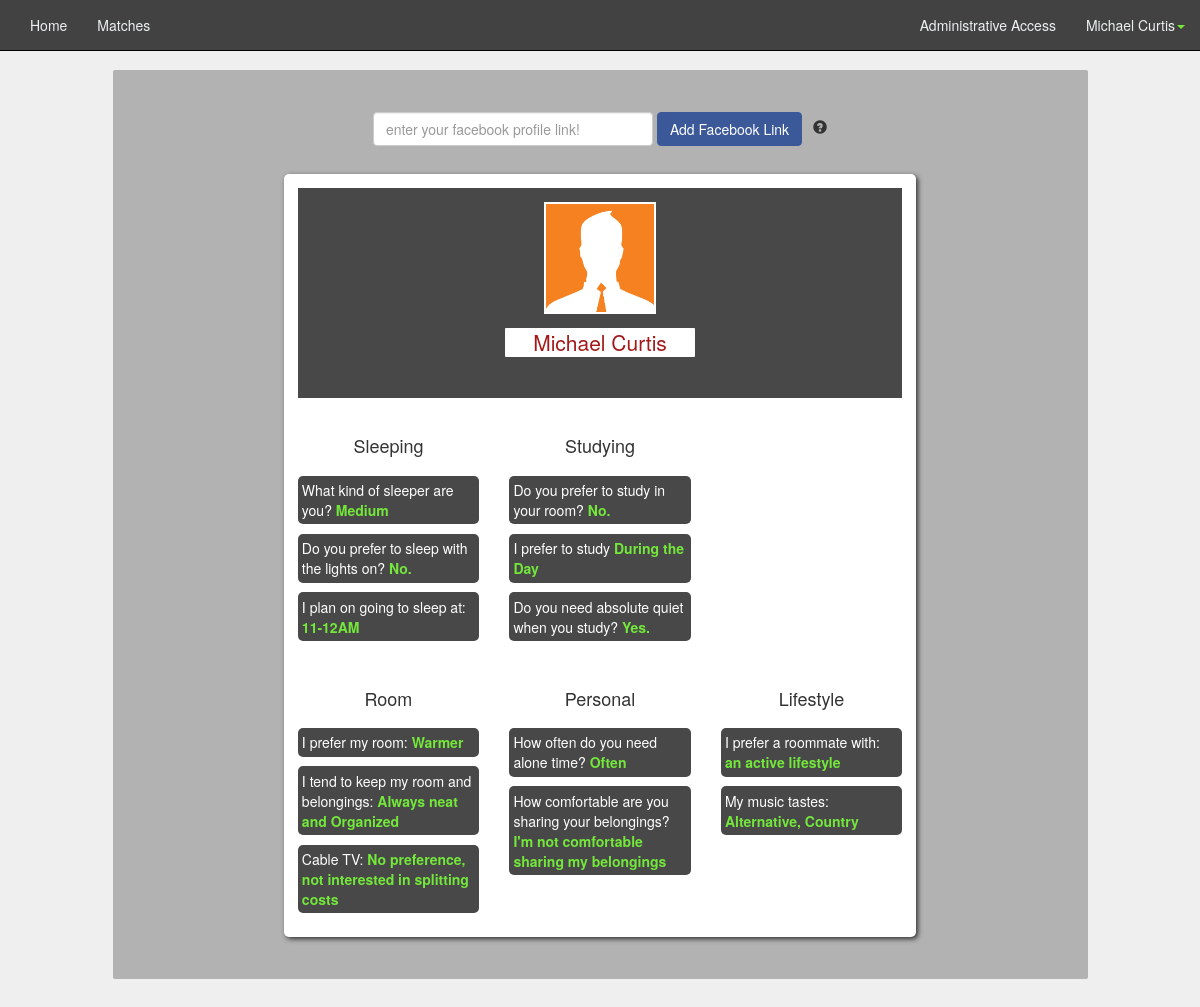
The app's page /profile.php (signed in) with its own data.
### tables this page shows
CREATE TABLE `user` (
`id` int(11) NOT NULL,
  `picture` varchar(50) NOT NULL,
  `password` varchar(64) NOT NULL,
  `first_name` varchar(20) NOT NULL,
  `last_name` varchar(30) NOT NULL,
  `account_type` varchar(20) NOT NULL,
  `email` varchar(50) NOT NULL,
  `facebook` varchar(50) NOT NULL DEFAULT 'https://www.facebook.com/yourusername',
  `public` tinyint(4) NOT NULL DEFAULT '1',
  `gender` int(11) NOT NULL COMMENT '0 = female 1 = male',
  `status` smallint(6) NOT NULL COMMENT '0 = new student, 1 = current student'
);

CREATE TABLE `tabs` (
`id` int(11) NOT NULL,
  `name` varchar(30) NOT NULL
);

CREATE TABLE `options` (
`id` int(11) NOT NULL,
  `name` varchar(50) NOT NULL,
  `question_id` int(11) NOT NULL,
  `value_index` int(11) NOT NULL
);

CREATE TABLE `questions` (
`id` int(11) NOT NULL,
  `question` varchar(500) NOT NULL,
  `tab_id` int(11) NOT NULL,
  `type_id` int(11) NOT NULL
);

CREATE TABLE `answers` (
`id` int(11) NOT NULL,
  `user_id` int(11) NOT NULL,
  `question_id` int(11) NOT NULL,
  `value` int(11) NOT NULL,
  `preference_rating` int(11) DEFAULT NULL COMMENT 'numbers 1-5'
);

### classes/PageChecker.php (called while the page is built, shortened)
<?php
	class PageChecker
	{
		public function isPage($page = null)
		{
			return false;
		}
	}
?>

### classes/DB.php (called while the page is built, shortened)
<?php
class DB
{
	private static $_instance = null;
	private $_pdo,
	 		$_query,
	 		$_error = false,
	  		$_results,
	  		$_count = 0;
	private function __construct()
	{
		try
		{
			$this->_pdo = new PDO('mysql:host=' . Config::get('mysql/host') . ';dbname='. Config::get('mysql/db'), Config::get('mysql/username'), Config::get('mysql/password'));
		}
		catch(PDOException $e)
		{
			die($e->getMessage());
		}
	}
	public static function getInstance()
	{
		if(!isset(self::$_instance))
		{
			self::$_instance = new DB();
		}
		return self::$_instance;
	}
	public function query($sql, $params = array())
	{
		$this->_error = false;
		if($this->_query = $this->_pdo->prepare($sql))
		{
			$x = 1;
			if(count($params))
			{
				foreach($params as $param)
				{
					$this->_query->bindValue($x,$param);
					$x++;
				}
			}
			if($this->_query->execute())
			{
				$this->_results = $this->_query->fetchAll(PDO::FETCH_OBJ);
				$this->_count = $this->_query->rowCount();
			}
			else
			{
				$this->_error = true;
			}
		}
		return $this;
	}
	public function action($action, $table, $where = array())
	{
		if(count($where) === 3)
		{
			$operators = array('=','>','<','>=','<=');
			$field = $where[0];
			$operator = $where[1];
			$value = $where[2];
			if(in_array($operator, $operators))
			{
				$sql = "{$action} FROM {$table} WHERE {$field} {$operator} ?";
				if(!$this->query($sql, array($value))->error())
				{
					return $this;
				}
			}
		}
		return false;
	}
	public function get($table, $where)
	{
		return $this->action('SELECT *', $table, $where);
	}
	public function results()
	{
		return $this->_results;
	}
	public function error()
	{
		return $this->_error;
	}
	public function count()
	{
		return $this->_count;
	}
	public function first()
	{
		return $this->results()[0];
	}
}
?>

### classes/Config.php (called while the page is built)
<?php
class Config
{
	public static function get($path = null)
	{
		if($path)
		{
			$config = $GLOBALS['config'];
			$path = explode('/', $path);
			foreach($path as $bit)
			{
				if(isset($config[$bit]))
				{
					$config = $config[$bit];
				}
			}
			return $config;
		}
	}
}
?>

### classes/User.php (called while the page is built, shortened)
<?php
class User
{
	private $_db, $_data, $_sessionName, $_isLoggedIn, $_cookieName;
	public function __construct($user = null)
	{
		$this->_db = DB::getInstance();
		$this->_sessionName = Config::get('session/session_name');
		if(!$user)
		{
			if(Session::exists($this->_sessionName))
			{
				$user = Session::get($this->_sessionName);
				if($this->find($user))
				{
					$this->first_name = $this->data()->first_name;
					$this->last_name = $this->data()->last_name;
					$this->account_type = $this->data()->account_type;
				}
			}
		}
		else
		{
			$this->find($user);
		}
	}
	public function find($user = null)
	{
		if($user)
		{
			$field = (is_numeric($user)) ? 'id': 'username';
			$data = $this->_db->get('user', array($field, '=', $user));
			if($data->count())
			{
				$this->_data = $data->first();
				return true;
			}
		}
	}
	public function exists()
	{
		return (!empty($this->_data)) ? true : false;
	}
	public function data()
	{
		return $this->_data;
	}
}
?>

### classes/Session.php (called while the page is built, shortened)
<?php
class Session
{
	public static function exists($name)
	{
		return (isset($_SESSION[$name])) ? true : false;
	}
	public static function get($name)
	{
		return $_SESSION[$name];
	}
}
?>

### functions/sanitize.php (called while the page is built, shortened)
<?php
function escapeName($string)
{
	return htmlentities($string, ENT_COMPAT, 'UTF-8');
}
?>

### functions/get_profile.php (the view, shortened to what this page needs)
<?php
function getAnswersForProfile($profile_id)
{
	$db = DB::getInstance();
	$tabs = $db->query("SELECT * FROM tabs");
	$tabs = $tabs->results();
  	$userForProfile = new User($profile_id);
	$currentUser = new User();
	if($currentUser->getIsLoggedIn())
	{
		if($currentUser->data()->id==Input::get('id')||Input::get('id')=='')
		{
		  $userForProfile = $currentUser;
		}
	}
	echo '<div class="row spacing2">
		<div class="col-md-8 largeRankingWidget center-block">
			<div class="topBannerForWidget">
				<div class="row">
				<div class="col-md-10 center-block">
				<div class="row paddingTop1">
					<div class="profilePic col-md-3 center-block"></div>
				</div>
				<div class="row spacing1">
					<div class="col-md-5 col-sm-4 center-block profileName">
						<p class="text-center lead"><a class="profileLink" href="profile.php?id='.$profile_id.'">'.escapeName($userForProfile->first_name).' '.escapeName($userForProfile->last_name).'</a></p>
					</div>
				</div>';
			echo'<div id="facebookLinkArea" class="row">
					<div id="fb_edit_area_container" class="center-block col-md-4 text-center lead">';
			echo 	'</div>
				</div>';
		echo'	</div>
		</div>
			</div>';
			$counter = 1;
			echo '<div class="row spacing2">';
			$firstsection = true;
	foreach ($tabs as $tab) {
		if($firstsection != true)
			{
			if($counter >= 3){
				$counter = 0;
				echo '</div>
				<div class="row spacing2">';
			}
			echo '<div class="col-md-4">
				<div class="row">
					<div class="col-md-12">
						<h4 class="text-center">'.ucfirst(escapeName($tab->name)).'</h4>
					</div>
				</div>
				<div class="row">
					<div class="col-md-12">
						<ul class="noPadding">';
			$questions = $db->query("SELECT * FROM questions WHERE tab_id = ?", array($tab->id));
			$questions = $questions->results();
	    foreach($questions as $question)
	    {
				      $answers = $db->query("SELECT * FROM answers WHERE question_id = ? AND user_id = ".$profile_id."", array($question->id));
				      $answers = $answers->results();
					if($question->type_id != 1 && $question->type_id != 2)
					{
						$checkboxes = false;
						$first_item = true;
						if($question->type_id == 4) {$checkboxes = true;}
			      foreach($answers as $answer){
			        $answer_strings =  $db->query("SELECT * FROM options WHERE question_id = ? AND value_index = ".escapeName($answer->value)."", array($question->id));
			        $answer_strings = $answer_strings->results();
			        foreach($answer_strings as $answer_string)
			        {
								if($checkboxes == false) echo '<li>'. escapeName($question->question).' <strong>'.escapeName($answer_string->name).'</strong></li>';
								if($checkboxes == true && $first_item == false){
									echo ', '.escapeName($answer_string->name).'';
								}
								if($checkboxes == true && $first_item == true){
									echo '<li>'. escapeName($question->question).' <strong> '.escapeName($answer_string->name).'';
									$first_item = false;
								}
			        }
			      }
						if($checkboxes == true) {echo '</strong></li>';}
					} else
					{
						foreach($answers as $answer){
							$yesno = $answer->value;
							if($yesno == 0)
							{
								echo '<li>'. escapeName($question->question).' <strong>No.</strong></li>';
							} else{
								echo '<li>'. escapeName($question->question).' <strong>Yes.</strong></li>';
							}
						}
					}
	    }
			echo '</ul>
					</div>
						</div>
					</div>';
			$counter++;
		} else $firstsection = false;
  }
	echo '</div>';
	echo'</ul></div>
</div>';
}
?>

### navbar.php (shortened to what this page needs)
<?php $pageChecker = new PageChecker(); $user = new User(); ?>
<nav class="navbar navbar-default navbar-fixed-top">
  <div class="container-fluid">
    <div class="collapse navbar-collapse" id="bs-example-navbar-collapse-1">
      <ul class="nav navbar-nav">
        <li <?php echo ($pageChecker->isPage("index.php")) ? "class='active'" : ''; ?>><a href="index.php">Home</a></li>
        <li <?php echo ($pageChecker->isPage("matches.php")) ? "class='active'" : ''; ?>><a href="matches.php">Matches</a></li>
      </ul>
      <ul class="nav navbar-nav navbar-right">
        <?php
          if($user->account_type=="admin")
          {
        ?>
        <li <?php echo ($pageChecker->isPage("administrator.php")) ? "class='active'" : ''; ?>><a href="administrator.php">Administrative Access</a></li><?php } ?>
        <li class="dropdown">
          <a href="#" class="dropdown-toggle" data-toggle="dropdown" role="button" aria-expanded="false"><?php echo $user->first_name . " " . $user->last_name; ?><span class="caret neon"></span></a>
        </li>
      </ul>
    </div>
  </div>
</nav>

### css/mainLayout.css (style rules this page uses)
body { background-color: #EFEFEF; }
html, body { padding-bottom: 4em; }
.spacing2 { margin-top: 2em; }
.spacing1 { margin-top: 1em; }
.center-block { float:none; }
.neon { color: #73E83B; }
.noPadding { padding:0; }
.paddingTop1 { padding-top: 1em; }

### css/navbar.css (style rules this page uses)
.navbar-default { background-color: #424242; border-color: #000000; }
.navbar-default .navbar-nav > li > a { color: #ecf0f1; }
.navbar-default .navbar-collapse, .navbar-default .navbar-form { border-color: #ecf0f1; }

### css/profile.css (style rules this page uses)
.largeRankingWidget { background-color: white; border-radius: 5px; padding:1em; box-shadow: 2px 2px 5px; }
.largeRankingWidget li { list-style-type: none; background-color: #484848; margin: .7em 0; color:white; padding: .3em; border-radius: 5px; }
.largeRankingWidget strong { color: #73E83B; }
.profilePic { height: 3em; width: 3em; background-image: url("../images/default.jpg"); background-size:cover; background-position: 2px; border: 2px solid black; }
.topBannerForWidget { background-color: #484848; }
.profileName > p { background-color: white; border-radius: 1px; padding: 0 .5em; }
.profileName > p > a { color: #A31919; }

### css/matches.css (style rules this page uses)
.largeRankingWidget { background-color: white; border-radius: 5px; padding:1em; box-shadow: 2px 2px 5px; }
.largeRankingWidget li { list-style-type: none; background-color: #484848; margin: .7em 0; color:white; padding: .3em; border-radius: 5px; }
.largeRankingWidget strong { color: #73E83B; }
.profilePic { height: 8em; width: 8em; background-image: url("../images/default.jpg"); background-size:cover; background-position: -30px 0px; border: 2px solid white; }
.topBannerForWidget { background-color: #484848; }
.profileName > p { background-color: white; border-radius: 1px; padding: 0 .5em; }
.profileName > p > a { color: #A31919; }

### records on screen
user: first_name "Michael", last_name "Curtis"
tabs: name "Sleeping"
options: question.question "What kind of sleeper are you?", name "Medium"
answers: question.question "Do you prefer to sleep with the lights on?"
options: question.question "I plan on going to sleep at:", name "11-12AM"
tabs: name "Studying"
answers: question.question "Do you prefer to study in your room?"
options: question.question "I prefer to study", name "During the Day"
answers: question.question "Do you need absolute quiet when you study?"
tabs: name "Room"
options: question.question "I prefer my room:", name "Warmer"
options: question.question "I tend to keep my room and belongings:", name "Always neat and Organized"
options: question.question "Cable TV:", name "No preference, not interested in splitting costs"
tabs: name "Personal"
options: question.question "How often do you need alone time?", name "Often"
options: question.question "How comfortable are you sharing your belongings?", name "I'm not comfortable sharing my belongings"
tabs: name "Lifestyle"
options: question.question "I prefer a roommate with:", name "an active lifestyle"
options: question.question "My music tastes:", name "Alternative"
options: name "Country"
